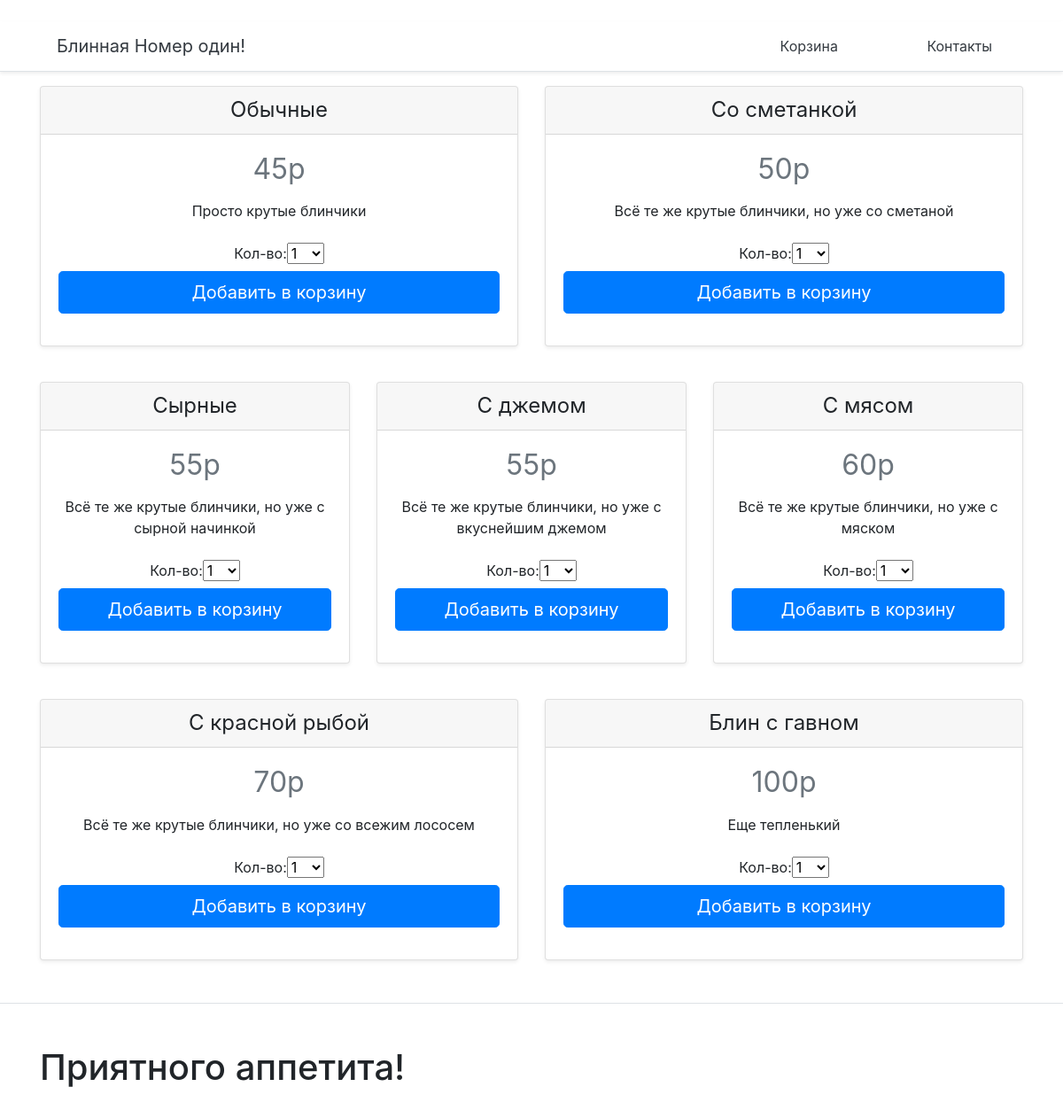
The page / on the database its author committed.
### mainApp/models.py (models this page shows, shortened)
class Pancake(models.Model):
    name = models.CharField(max_length=200)
    description = models.TextField()
    price = models.IntegerField()

### mainApp/views.py (the view)
# urls.py: path('', views.index, name='index'),
def index(request):
    if request.method == 'GET':
        pancakes = Pancake.objects.all()
        cart_pancake_form = CartAddPancakeForm()
        return render(request, 'mainApp/index.html', {'pancakes': pancakes, 'cart_pancake_form': cart_pancake_form})

### cart/forms.py
class CartAddPancakeForm(forms.Form):
    amount = forms.TypedChoiceField(label='Кол-во' ,choices=PRODUCT_AMOUNT_CHOICES, coerce=int)
    update = forms.BooleanField(required=False, initial=False, widget=forms.HiddenInput)

### cart/context_processors.py (called while the page is built)
def cart(request):
    return {'cart': Cart(request)}

### mainApp/templates/mainApp/index.html (shortened to what this page needs)
{% extends "mainApp/layout.html" %}
{% block content %}
    <div class="container">
        <div class="card-deck mb-3 text-center">
    {% for pancake in pancakes %}
        {% if forloop.counter|divisibleby:3 %}
                </div>
            </div>
            <div class="container">
                <div class="card-deck mb-3 text-center">
        {% endif %}
        <div class="card mb-4 shadow-sm">
            <div class="card-header">
                <h4 class="my-0 font-weight-normal">{{ pancake.name }}</h4>
            </div>
            <div class="card-body">
                <h1 class="card-title pricing-card-title"><small class="text-muted">{{ pancake.price }}р</small></h1>
                <ul class="list-unstyled mt-3 mb-4">
                    <li>{{ pancake.description }}</li>
                </ul>
                <form action="{% url 'cart:cart_add' pancake_id=pancake.id %}" method="post">
                    {{ cart_pancake_form }}
                    <button type="submit" class="btn btn-lg btn-block btn-primary add-to-cart" data-id="{{ pancake.id }}">Добавить в корзину</button>
                </form>
            </div>
        </div>
    {% endfor %}
        </div>
    </div>
{% endblock %}

### mainApp/templates/mainApp/layout.html (shortened to what this page needs)
﻿<!DOCTYPE html>
<html>
<head>
    {% load static %}
    <link rel="stylesheet" href="{% static 'mainApp/css/bootstrap.min.css' %}" type="text/css">
</head>
<body>
<div class="d-flex flex-column flex-md-row align-items-center p-3 px-md- mb-3 bg-white border-bottom shadow-sm">
    <h5 class="my-0 mr-md-auto font-weight-normal"><a class="p-5 text-dark" href="{% url 'mainApp:index' %}">Блинная Номер один!</a>
    </h5>
    <nav class="my-2 my-md-0 mr-md-3">
        <a class="p-5 text-dark" href="{% url 'cart:cart_detail' %}">Корзина</a>
        <a class="p-5 text-dark" href="{% url 'mainApp:contact' %}">Контакты</a>
    </nav>
</div>
    {%block content%}
    {% endblock %}
<footer class="pt-4 my-md-4 pt-md-5 border-top">
    <div class="container">
        <h1>Приятного аппетита!</h1>
    </div>
</footer>
</body>
</html>

### rows shown on the page
Pancake: name "Обычные", price "45", description "Просто крутые блинчики"
Pancake: name "Со сметанкой", price "50", description "Всё те же крутые блинчики, но уже со сметаной"
Pancake: name "Сырные", price "55", description "Всё те же крутые блинчики, но уже с сырной начинкой"
Pancake: name "С джемом", price "55", description "Всё те же крутые блинчики, но уже с вкуснейшим джемом"
Pancake: name "С мясом", price "60", description "Всё те же крутые блинчики, но уже с мяском"
Pancake: name "С красной рыбой", price "70", description "Всё те же крутые блинчики, но уже со всежим лососем"
Pancake: name "Блин с гавном", price "100", description "Еще тепленький"
